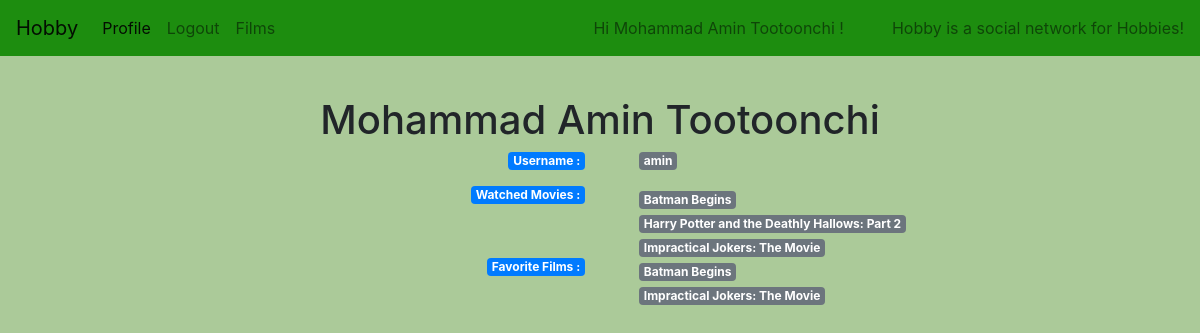
Before: /accounts/profile (signed in) with the older database file.
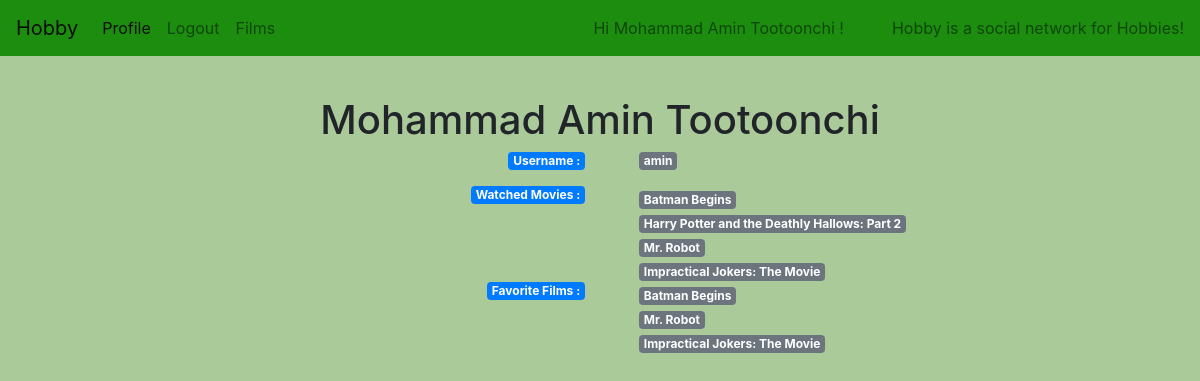
After: the same page with the newer database file.
### accounts/models.py (models this page shows, shortened)
class User(AbstractBaseUser):
    username = models.CharField(max_length=100, unique=True)
    password = models.CharField(max_length=100)
    name = models.CharField(max_length=100)
    is_active = models.BooleanField(default=True)
    is_admin = models.BooleanField(default=False)
    USERNAME_FIELD = 'username'
    REQUIRED_FIELDS = ['password', 'name']
    objects = UserManager()
    watched_films = models.ManyToManyField('films.Film', blank=True, related_name='watched')
    fav_list      = models.ManyToManyField('films.Film', blank=True, related_name='fav')
    def __str__(self):
        return self.username

### films/models.py (models this page shows, shortened)
class Film(models.Model):
    title = models.CharField(max_length=100)
    imdbId = models.CharField(primary_key=True, max_length=100)
    year  = models.IntegerField()
    cast = models.CharField(max_length=200)
    countries = models.CharField(max_length=100)
    box_office = models.CharField(max_length=100,default=0)
    rating = models.FloatField()
    votes = models.IntegerField()
    cover_url = models.URLField()
    fullsize_poster = models.URLField()
    writer = models.CharField(max_length=200)
    director = models.CharField(max_length=200)
    top_250_films = models.IntegerField()
    synopsis = models.TextField()
    search_time = models.IntegerField(default=0)
    comments = models.ManyToManyField(Comment)

### accounts/views.py (the view)
# urls.py: path('profile', views.ProfileView.as_view(), name='profile'),
class ProfileView(DetailView):
    template_name = 'accounts/profile.html'
    def get_object(self, queryset=None):
        user = User.objects.get(username=self.request.user.username)
        return user

### accounts/templatetags/user_detail.py (called while the page is built)
def list_of_movies(watched_films):
    films = watched_films.all()
    titles = []
    for film in films:
        titles.append(film.title)
    if len(titles) == 0:
        return ''
    else:
        return titles

### accounts/templates/accounts/profile.html (shortened to what this page needs)
{% extends 'layout.html' %}
{% load bootstrap4 %}
{% load user_detail %}
{% block body %}
    <div class="container text-center">
    <p class="h1">{{ user.name }}</p>
    <div class="row">
        <div class="col">
            <p class="badge btn-primary float-right">Username :</p>
        </div>
        <div class="col">
            <span class="badge badge-secondary ml-4 float-left">{{ user.username }}</span>
        </div>
    </div>
    <div class="row">
        <div class="col">
        <div class="badge btn-primary float-right">Watched Movies :</div>
        </div>
        <div class="col float-right text-left">
        {% for title in user.watched_films|list_of_movies %}
            <a href="{% url 'films:film-redirector' title %}">
            <span class="badge badge-secondary ml-4">
                 {{ title }}
            </span>
            </a>
        <br>
        {% endfor %}
        </div>
    </div>
    <div class="row">
        <div class="col">
        <div class="badge btn-primary float-right">Favorite Films :</div>
        </div>
        <div class="col float-right text-left">
        {% if user.fav_list|list_of_movies != '' %}
            {% for title in user.fav_list|list_of_movies %}
            <a href="{% url 'films:film-redirector' title %}">
            <span class="badge badge-secondary ml-4">
                {{ title }}
            </span>
            </a>
        <br>
        {% endfor %}
        {% else %}
        <span class="badge badge-secondary ml-4">
        Nothing! <a href="{% url 'films:search' %}"> Add? </a>
        </span>
        {% endif %}
        </div>
    </div>
    </div>
{% endblock %}

### templates/layout.html (shortened to what this page needs)
{% load bootstrap4 %}
{% load static %}
{% load user_detail %}
<!DOCTYPE html>
<html lang="en">
<head>
 <link rel="stylesheet" href="https://maxcdn.bootstrapcdn.com/bootstrap/4.4.1/css/bootstrap.min.css">
</head>
<body style="background-color: rgba(84,147,47,0.49)">
<nav class="navbar navbar-expand-lg navbar-light fixed-top" style="background-color: rgba(14,135,0,0.9)">
    <a class="navbar-brand" href="{% url 'home' %}">Hobby</a>
  <div class="collapse navbar-collapse" id="navbarText">
    <ul class="navbar-nav mr-auto">
      {% if user.is_authenticated %}
      <li class="nav-item active">
        <a class="nav-link" href="{% url 'accounts:profile' %}">
            {% if user.is_authenticated %}
            Profile <span class="sr-only">(current)</span></a>
            {% endif %}
      </li>
      <li class="nav-item">
          <a class="nav-link" href="{% url 'accounts:logout' %}">Logout</a>
      </li>
    {% endif %}
      <li class="nav-item">
        <a class="nav-link" href="{% url 'films:search' %}">Films</a>
      </li>
    </ul>
  {% if user.is_authenticated %}
      <span class="navbar-text mr-5">
      Hi {{ user.name }} !
    </span>
  {% endif %}
    <span class="navbar-text">
        Hobby is a social network for Hobbies!
    </span>
  </div>
</nav>
<div class="container mt-5 pt-5">
    {% block body %}{% endblock %}
</div>
</body>
</html>

Changed rows visible on the page:
added Film: watched_films "Mr. Robot", fav_list "Mr. Robot"
